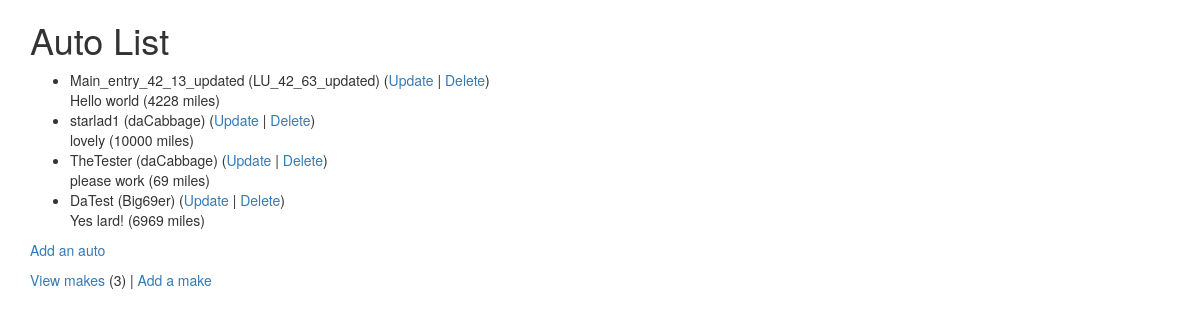
The page /autos/ (signed in) on the database its author committed.
### autos/models.py (models this page shows, shortened)
class Auto(models.Model):
    nickname = models.CharField(
            max_length=200,
            validators=[MinLengthValidator(2, "Nickname must be greater than 1 character")]
    )
    mileage = models.PositiveIntegerField()
    comments = models.CharField(max_length=300)
    make = models.ForeignKey('Make', on_delete=models.CASCADE, null=False)

class Make(models.Model):
    name = models.CharField(
            max_length=200,
            help_text='Enter a make (e.g. Dodge)',
            validators=[MinLengthValidator(2, "Make must be greater than 1 character")]
    )
    def __str__(self):
        return self.name

### autos/views.py (the view)
# urls.py: path('', views.MainView.as_view(), name='all'),
class MainView(LoginRequiredMixin, View):
    def get(self, request):
        mc = Make.objects.all().count()
        al = Auto.objects.all()
        ctx = {'make_count': mc, 'auto_list': al}
        return render(request, 'autos/auto_list.html', ctx)

### autos/templates/autos/auto_list.html
{% extends "base_bootstrap.html" %}
{% block content %}
  <h1>Auto List</h1>
  {% if auto_list %}
  <ul>
    {% for auto in auto_list %}
      <li>
          {{ auto.nickname }} ({{ auto.make }})
          (<a href="{% url 'autos:auto_update' auto.id %}">Update</a> |
          <a href="{% url 'autos:auto_delete' auto.id %}">Delete</a>) <br/>
          {{ auto.comments }} ({{ auto.mileage }} miles)
      </li>
    {% endfor %}
  </ul>
  {% else %}
    <p>There are no autos in the library.</p>
  {% endif %}
  <p>
    {% if make_count > 0 %}
      <a href="{% url 'autos:auto_create' %}">Add an auto</a>
    {% else %}
      Please add a make before you add an auto.
    {% endif %}
  </p>
  <p>
  <a href="{% url 'autos:make_list' %}">View makes</a> ({{ make_count }}) |
    <a href="{% url 'autos:make_create' %}">Add a make</a>
  </p>
{% endblock %}

### rows shown on the page
Auto: nickname "Main_entry_42_13_updated", make "LU_42_63_updated", comments "Hello world", mileage "4228"
Auto: nickname "starlad1", make "daCabbage", comments "lovely", mileage "10000"
Auto: nickname "TheTester", make "daCabbage", comments "please work", mileage "69"
Auto: nickname "DaTest", make "Big69er", comments "Yes lard!", mileage "6969"

### other values the page prints
{{ make_count }} "3"
